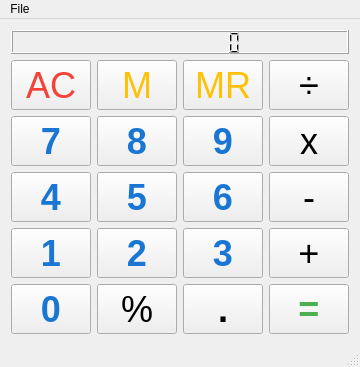
<?xml version="1.0" encoding="UTF-8"?>
<ui version="4.0">
 <class>MainWindow</class>
 <widget class="QMainWindow" name="MainWindow">
  <property name="geometry">
   <rect>
    <x>0</x>
    <y>0</y>
    <width>250</width>
    <height>367</height>
   </rect>
  </property>
  <property name="windowTitle">
   <string>Calculon</string>
  </property>
  <widget class="QWidget" name="centralWidget">
   <property name="sizePolicy">
    <sizepolicy hsizetype="Maximum" vsizetype="Maximum">
     <horstretch>0</horstretch>
     <verstretch>0</verstretch>
    </sizepolicy>
   </property>
   <layout class="QVBoxLayout" name="verticalLayout">
    <item>
     <widget class="QLCDNumber" name="lcdNumber">
      <property name="digitCount">
       <number>10</number>
      </property>
     </widget>
    </item>
    <item>
     <layout class="QGridLayout" name="gridLayout">
      <item row="1" column="0">
       <widget class="QPushButton" name="pushButton_ac">
        <property name="minimumSize">
         <size>
          <width>0</width>
          <height>50</height>
         </size>
        </property>
        <property name="font">
         <font>
          <pointsize>27</pointsize>
          <weight>50</weight>
          <bold>false</bold>
         </font>
        </property>
        <property name="styleSheet">
         <string notr="true">QPushButton {
    color: #f44336;
}</string>
        </property>
        <property name="text">
         <string>AC</string>
        </property>
        <property name="shortcut">
         <string>Esc</string>
        </property>
       </widget>
      </item>
      <item row="1" column="1">
       <widget class="QPushButton" name="pushButton_m">
        <property name="minimumSize">
         <size>
          <width>0</width>
          <height>50</height>
         </size>
        </property>
        <property name="font">
         <font>
          <pointsize>27</pointsize>
          <weight>50</weight>
          <bold>false</bold>
         </font>
        </property>
        <property name="styleSheet">
         <string notr="true">QPushButton {
   color: #FFC107;
}</string>
        </property>
        <property name="text">
         <string>M</string>
        </property>
        <property name="shortcut">
         <string>M</string>
        </property>
       </widget>
      </item>
      <item row="1" column="2">
       <widget class="QPushButton" name="pushButton_mr">
        <property name="minimumSize">
         <size>
          <width>0</width>
          <height>50</height>
         </size>
        </property>
        <property name="font">
         <font>
          <pointsize>27</pointsize>
          <weight>50</weight>
          <bold>false</bold>
         </font>
        </property>
        <property name="styleSheet">
         <string notr="true">QPushButton {
   color: #FFC107;
}</string>
        </property>
        <property name="text">
         <string>MR</string>
        </property>
        <property name="shortcut">
         <string>R</string>
        </property>
       </widget>
      </item>
      <item row="1" column="3">
       <widget class="QPushButton" name="pushButton_div">
        <property name="minimumSize">
         <size>
          <width>0</width>
          <height>50</height>
         </size>
        </property>
        <property name="font">
         <font>
          <pointsize>27</pointsize>
          <weight>50</weight>
          <bold>false</bold>
         </font>
        </property>
        <property name="text">
         <string>÷</string>
        </property>
        <property name="shortcut">
         <string>/</string>
        </property>
       </widget>
      </item>
      <item row="2" column="0">
       <widget class="QPushButton" name="pushButton_n7">
        <property name="minimumSize">
         <size>
          <width>0</width>
          <height>50</height>
         </size>
        </property>
        <property name="font">
         <font>
          <pointsize>27</pointsize>
          <weight>75</weight>
          <bold>true</bold>
         </font>
        </property>
        <property name="styleSheet">
         <string notr="true">QPushButton {
color: #1976D2;
}</string>
        </property>
        <property name="text">
         <string>7</string>
        </property>
        <property name="shortcut">
         <string>7</string>
        </property>
       </widget>
      </item>
      <item row="2" column="1">
       <widget class="QPushButton" name="pushButton_n8">
        <property name="minimumSize">
         <size>
          <width>0</width>
          <height>50</height>
         </size>
        </property>
        <property name="font">
         <font>
          <pointsize>27</pointsize>
          <weight>75</weight>
          <bold>true</bold>
         </font>
        </property>
        <property name="styleSheet">
         <string notr="true">QPushButton {
color: #1976D2;
}</string>
        </property>
        <property name="text">
         <string>8</string>
        </property>
        <property name="shortcut">
         <string>8</string>
        </property>
       </widget>
      </item>
      <item row="2" column="2">
       <widget class="QPushButton" name="pushButton_n9">
        <property name="minimumSize">
         <size>
          <width>0</width>
          <height>50</height>
         </size>
        </property>
        <property name="font">
         <font>
          <pointsize>27</pointsize>
          <weight>75</weight>
          <bold>true</bold>
         </font>
        </property>
        <property name="styleSheet">
         <string notr="true">QPushButton {
color: #1976D2;
}</string>
        </property>
        <property name="text">
         <string>9</string>
        </property>
        <property name="shortcut">
         <string>9</string>
        </property>
       </widget>
      </item>
      <item row="2" column="3">
       <widget class="QPushButton" name="pushButton_mul">
        <property name="minimumSize">
         <size>
          <width>0</width>
          <height>50</height>
         </size>
        </property>
        <property name="font">
         <font>
          <pointsize>27</pointsize>
          <weight>50</weight>
          <bold>false</bold>
         </font>
        </property>
        <property name="text">
         <string>x</string>
        </property>
        <property name="shortcut">
         <string>*</string>
        </property>
       </widget>
      </item>
      <item row="3" column="0">
       <widget class="QPushButton" name="pushButton_n4">
        <property name="minimumSize">
         <size>
          <width>0</width>
          <height>50</height>
         </size>
        </property>
        <property name="font">
         <font>
          <pointsize>27</pointsize>
          <weight>75</weight>
          <bold>true</bold>
         </font>
        </property>
        <property name="styleSheet">
         <string notr="true">QPushButton {
color: #1976D2;
}</string>
        </property>
        <property name="text">
         <string>4</string>
        </property>
        <property name="shortcut">
         <string>4</string>
        </property>
       </widget>
      </item>
      <item row="3" column="1">
       <widget class="QPushButton" name="pushButton_n5">
        <property name="minimumSize">
         <size>
          <width>0</width>
          <height>50</height>
         </size>
        </property>
        <property name="font">
         <font>
          <pointsize>27</pointsize>
          <weight>75</weight>
          <bold>true</bold>
         </font>
        </property>
        <property name="styleSheet">
         <string notr="true">QPushButton {
color: #1976D2;
}</string>
        </property>
        <property name="text">
         <string>5</string>
        </property>
        <property name="shortcut">
         <string>5</string>
        </property>
       </widget>
      </item>
      <item row="3" column="2">
       <widget class="QPushButton" name="pushButton_n6">
        <property name="minimumSize">
         <size>
          <width>0</width>
          <height>50</height>
         </size>
        </property>
        <property name="font">
         <font>
          <pointsize>27</pointsize>
          <weight>75</weight>
          <bold>true</bold>
         </font>
        </property>
        <property name="styleSheet">
         <string notr="true">QPushButton {
color: #1976D2;
}</string>
        </property>
        <property name="text">
         <string>6</string>
        </property>
        <property name="shortcut">
         <string>6</string>
        </property>
       </widget>
      </item>
      <item row="3" column="3">
       <widget class="QPushButton" name="pushButton_sub">
        <property name="minimumSize">
         <size>
          <width>0</width>
          <height>50</height>
         </size>
        </property>
        <property name="font">
         <font>
          <pointsize>27</pointsize>
          <weight>50</weight>
          <bold>false</bold>
         </font>
        </property>
        <property name="text">
         <string>-</string>
        </property>
        <property name="shortcut">
         <string>-</string>
        </property>
       </widget>
      </item>
      <item row="4" column="0">
       <widget class="QPushButton" name="pushButton_n1">
        <property name="minimumSize">
         <size>
          <width>0</width>
          <height>50</height>
         </size>
        </property>
        <property name="font">
         <font>
          <pointsize>27</pointsize>
          <weight>75</weight>
          <bold>true</bold>
         </font>
        </property>
        <property name="styleSheet">
         <string notr="true">QPushButton {
color: #1976D2;
}</string>
        </property>
        <property name="text">
         <string>1</string>
        </property>
        <property name="shortcut">
         <string>1</string>
        </property>
       </widget>
      </item>
      <item row="4" column="1">
       <widget class="QPushButton" name="pushButton_n2">
        <property name="minimumSize">
         <size>
          <width>0</width>
          <height>50</height>
         </size>
        </property>
        <property name="font">
         <font>
          <pointsize>27</pointsize>
          <weight>75</weight>
          <bold>true</bold>
         </font>
        </property>
        <property name="styleSheet">
         <string notr="true">QPushButton {
color: #1976D2;
}</string>
        </property>
        <property name="text">
         <string>2</string>
        </property>
        <property name="shortcut">
         <string>2</string>
        </property>
       </widget>
      </item>
      <item row="4" column="2">
       <widget class="QPushButton" name="pushButton_n3">
        <property name="minimumSize">
         <size>
          <width>0</width>
          <height>50</height>
         </size>
        </property>
        <property name="font">
         <font>
          <pointsize>27</pointsize>
          <weight>75</weight>
          <bold>true</bold>
         </font>
        </property>
        <property name="styleSheet">
         <string notr="true">QPushButton {
color: #1976D2;
}</string>
        </property>
        <property name="text">
         <string>3</string>
        </property>
        <property name="shortcut">
         <string>3</string>
        </property>
       </widget>
      </item>
      <item row="4" column="3">
       <widget class="QPushButton" name="pushButton_add">
        <property name="minimumSize">
         <size>
          <width>0</width>
          <height>50</height>
         </size>
        </property>
        <property name="font">
         <font>
          <pointsize>27</pointsize>
          <weight>50</weight>
          <bold>false</bold>
         </font>
        </property>
        <property name="text">
         <string>+</string>
        </property>
        <property name="shortcut">
         <string>+</string>
        </property>
       </widget>
      </item>
      <item row="5" column="0">
       <widget class="QPushButton" name="pushButton_n0">
        <property name="minimumSize">
         <size>
          <width>0</width>
          <height>50</height>
         </size>
        </property>
        <property name="font">
         <font>
          <pointsize>27</pointsize>
          <weight>75</weight>
          <bold>true</bold>
         </font>
        </property>
        <property name="styleSheet">
         <string notr="true">QPushButton {
color: #1976D2;
}</string>
        </property>
        <property name="text">
         <string>0</string>
        </property>
        <property name="shortcut">
         <string>0</string>
        </property>
       </widget>
      </item>
      <item row="5" column="1">
       <widget class="QPushButton" name="pushButton_pc">
        <property name="minimumSize">
         <size>
          <width>0</width>
          <height>50</height>
         </size>
        </property>
        <property name="font">
         <font>
          <pointsize>27</pointsize>
          <weight>50</weight>
          <bold>false</bold>
         </font>
        </property>
        <property name="text">
         <string>%</string>
        </property>
        <property name="shortcut">
         <string>%</string>
        </property>
       </widget>
      </item>
      <item row="5" column="2">
       <widget class="QPushButton" name="pushButton_dot">
        <property name="minimumSize">
         <size>
          <width>0</width>
          <height>50</height>
         </size>
        </property>
        <property name="font">
         <font>
          <pointsize>27</pointsize>
          <weight>75</weight>
          <bold>true</bold>
         </font>
        </property>
        <property name="styleSheet">
         <string notr="true">QPushButton {
color: #00000;
}</string>
        </property>
        <property name="text">
         <string>.</string>
        </property>
        <property name="shortcut">
         <string>Return</string>
        </property>
       </widget>
      </item>
      <item row="5" column="3">
       <widget class="QPushButton" name="pushButton_eq">
        <property name="minimumSize">
         <size>
          <width>0</width>
          <height>50</height>
         </size>
        </property>
        <property name="font">
         <font>
          <pointsize>27</pointsize>
          <weight>75</weight>
          <bold>true</bold>
         </font>
        </property>
        <property name="styleSheet">
         <string notr="true">QPushButton {
color: #4CAF50;
}</string>
        </property>
        <property name="text">
         <string>=</string>
        </property>
        <property name="shortcut">
         <string>Return</string>
        </property>
       </widget>
      </item>
     </layout>
    </item>
   </layout>
  </widget>
  <widget class="QMenuBar" name="menuBar">
   <property name="geometry">
    <rect>
     <x>0</x>
     <y>0</y>
     <width>250</width>
     <height>18</height>
    </rect>
   </property>
   <widget class="QMenu" name="menuFile">
    <property name="title">
     <string>File</string>
    </property>
    <addaction name="actionReset"/>
    <addaction name="actionExit"/>
   </widget>
   <addaction name="menuFile"/>
  </widget>
  <widget class="QStatusBar" name="statusBar"/>
  <action name="actionExit">
   <property name="text">
    <string>Exit</string>
   </property>
   <property name="shortcut">
    <string>Ctrl+Q</string>
   </property>
  </action>
  <action name="actionReset">
   <property name="text">
    <string>Reset</string>
   </property>
   <property name="shortcut">
    <string>Ctrl+R</string>
   </property>
  </action>
 </widget>
 <layoutdefault spacing="6" margin="11"/>
 <resources/>
 <connections/>
</ui>
